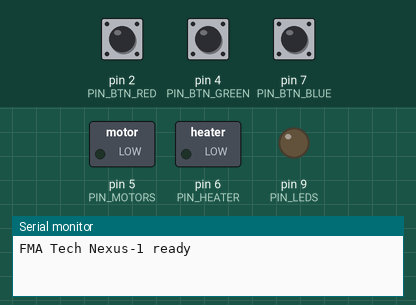
This sketch was run on a simulated Arduino Nano, built with avr-gcc and run on an emulated ATmega328P. Parts: switched loads named in the sketch (green lamp = pin HIGH), output pins drawn as LEDs (lit = HIGH), the last lines printed to the serial monitor. Dashed ring = blinking. The inputs (shaded band) are chosen by the test bench; at power-on: pin 2 (PIN_BTN_RED) HIGH, pin 4 (PIN_BTN_GREEN) HIGH, pin 7 (PIN_BTN_BLUE) HIGH.

Above: at 1.2 s.
1.3 s: pin 2 (PIN_BTN_RED) pulled LOW for 0.15 s
At 2.6 s:
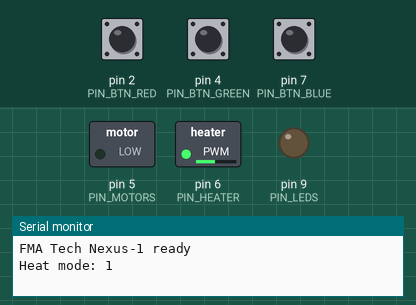
2.9 s: pin 4 (PIN_BTN_GREEN) pulled LOW for 0.15 s
At 4.1 s:
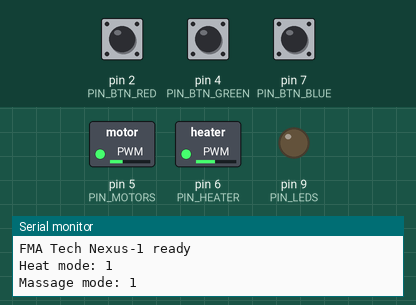
4.5 s: pin 7 (PIN_BTN_BLUE) pulled LOW for 0.15 s
At 5.3 s:
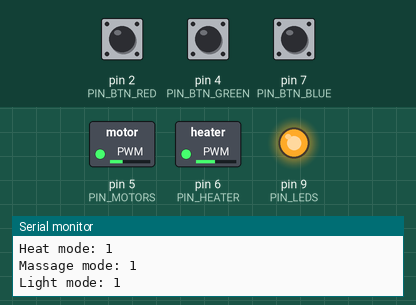
6.1 s: pin 2 (PIN_BTN_RED) pulled LOW for 1 s
At 7.8 s:
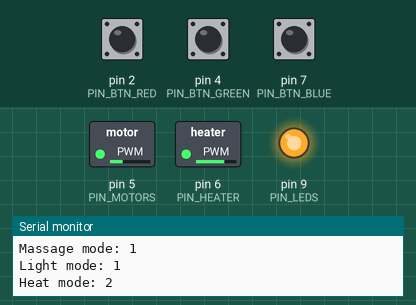
8.6 s: pin 7 (PIN_BTN_BLUE) pulled LOW for 1 s
At 10.32 s:
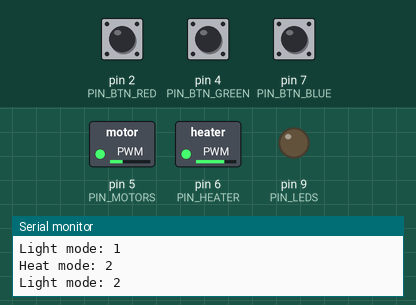
12.6 s: pin 2 (PIN_BTN_RED) pulled LOW for 0.15 s
At 13.47 s:
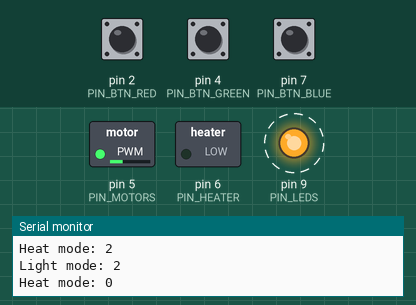
Timing chart, 0 to 16.6 s (numbered marks = the images above; inputs shaded):
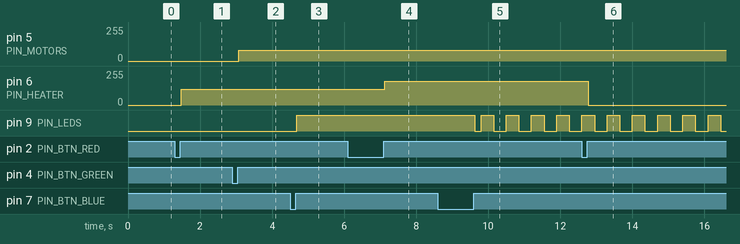

Measured:
- after the input at 1.3 s, pin 6 (PIN_HEATER): 0/255 → 120/255 after 0.18 s
- after the input at 2.9 s, pin 5 (PIN_MOTORS): 0/255 → 80/255 after 0.18 s
- after the input at 4.5 s, pin 9 (PIN_LEDS): LOW → HIGH after 0.18 s
- after the input at 6.1 s, pin 6 (PIN_HEATER): 120/255 → 180/255 after 1.0 s
- after the input at 8.6 s, pin 9 (PIN_LEDS): HIGH → LOW after 1.0 s, then repeats every 0.70 s: HIGH 0.35 s, LOW 0.35 s
- after the input at 12.6 s, pin 6 (PIN_HEATER): 180/255 → 0/255 after 0.18 s

The sketch:

nexus1.ino
```cpp
/*
 * FMA Tech — Nexus-1 Smart Glove firmware
 * Board: Arduino Nano (ATmega328P), 5V supply, common GND for all parts.
 *
 * Buttons (to GND, internal pull-ups):
 *   RED   -> D2  : heat     OFF -> WARM -> HOT -> OFF
 *   GREEN -> D4  : massage  OFF -> LOW -> MEDIUM -> HIGH -> PULSE -> OFF
 *   BLUE  -> D7  : lights   OFF -> STEADY -> BLINK -> BREATHE -> OFF
 *   Hold any button for 2 seconds -> everything OFF.
 *
 * Outputs (PWM, each through a logic-level N-MOSFET — never drive the
 * loads straight from the pins, a Nano pin gives ~20mA):
 *   D9  -> yellow COB LED strips, all 5 fingers
 *   D5  -> vibration / massage motors (flyback diode across each motor)
 *   D6  -> 5V heating element at the wrist
 *
 * Optional: 10k NTC thermistor on A0 (divider with a 10k resistor to 5V)
 * placed next to the heater. Set USE_THERMISTOR to 1 to hold a steady
 * temperature; without it the heater runs at a fixed, capped duty cycle.
 */

// ---------- Pins ----------
const uint8_t PIN_BTN_RED   = 2;
const uint8_t PIN_BTN_GREEN = 4;
const uint8_t PIN_BTN_BLUE  = 7;

const uint8_t PIN_LEDS   = 9;
const uint8_t PIN_MOTORS = 5;
const uint8_t PIN_HEATER = 6;
const uint8_t PIN_THERM  = A0;

// ---------- Settings ----------
#define USE_THERMISTOR 0

const unsigned long DEBOUNCE_MS   = 30;
const unsigned long LONG_PRESS_MS = 2000;

// Massage strength (PWM 0-255). Coin vibration motors are usually rated
// for 3V, so the top level stays around 160 (~3V average from a 5V supply).
const uint8_t MOTOR_LOW    = 80;
const uint8_t MOTOR_MEDIUM = 120;
const uint8_t MOTOR_HIGH   = 160;

// Heat. Skin-safe: target never above 42°C, and the heater switches itself
// off after HEAT_TIMEOUT_MS so it can't be left on by accident.
const uint8_t       HEAT_DUTY_WARM  = 120;   // open-loop duty (no thermistor)
const uint8_t       HEAT_DUTY_HOT   = 180;   // hard cap on duty in all modes
const float         HEAT_TARGET_WARM = 38.0; // °C (thermistor mode)
const float         HEAT_TARGET_HOT  = 41.0;
const float         HEAT_MAX_C       = 43.0; // above this: heater off, always
const unsigned long HEAT_TIMEOUT_MS  = 20UL * 60UL * 1000UL;

// LED brightness and effect timing
const uint8_t       LED_MAX        = 255;
const unsigned long BLINK_HALF_MS  = 350;
const unsigned long BREATHE_PERIOD = 3000;

// ---------- Modes ----------
enum HeatMode    { HEAT_OFF, HEAT_WARM, HEAT_HOT, HEAT_COUNT };
enum MassageMode { MASSAGE_OFF, MASSAGE_LOW, MASSAGE_MEDIUM, MASSAGE_HIGH, MASSAGE_PULSE, MASSAGE_COUNT };
enum LightMode   { LIGHT_OFF, LIGHT_STEADY, LIGHT_BLINK, LIGHT_BREATHE, LIGHT_COUNT };

HeatMode    heatMode    = HEAT_OFF;
MassageMode massageMode = MASSAGE_OFF;
LightMode   lightMode   = LIGHT_OFF;

unsigned long heatStartedAt = 0;

// ---------- Buttons ----------
struct Button {
  uint8_t pin;
  bool stable;              // debounced level (true = pressed)
  bool lastRaw;
  unsigned long changedAt;
  unsigned long pressedAt;
  bool longFired;
};

Button btnRed   = { PIN_BTN_RED,   false, false, 0, 0, false };
Button btnGreen = { PIN_BTN_GREEN, false, false, 0, 0, false };
Button btnBlue  = { PIN_BTN_BLUE,  false, false, 0, 0, false };

// Returns 1 on a short press (fired on release), 2 on a long press
// (fired once while held), 0 otherwise.
uint8_t readButton(Button &b, unsigned long now) {
  bool raw = digitalRead(b.pin) == LOW;
  if (raw != b.lastRaw) {
    b.lastRaw = raw;
    b.changedAt = now;
  }
  if (now - b.changedAt >= DEBOUNCE_MS && raw != b.stable) {
    b.stable = raw;
    if (b.stable) {
      b.pressedAt = now;
      b.longFired = false;
    } else if (!b.longFired) {
      return 1;
    }
  }
  if (b.stable && !b.longFired && now - b.pressedAt >= LONG_PRESS_MS) {
    b.longFired = true;
    return 2;
  }
  return 0;
}

void allOff() {
  heatMode = HEAT_OFF;
  massageMode = MASSAGE_OFF;
  lightMode = LIGHT_OFF;
  analogWrite(PIN_HEATER, 0);
  analogWrite(PIN_MOTORS, 0);
  analogWrite(PIN_LEDS, 0);
}

// ---------- Lights ----------
void updateLights(unsigned long now) {
  uint8_t level = 0;
  switch (lightMode) {
    case LIGHT_OFF:
      level = 0;
      break;
    case LIGHT_STEADY:
      level = LED_MAX;
      break;
    case LIGHT_BLINK:
      level = ((now / BLINK_HALF_MS) % 2 == 0) ? LED_MAX : 0;
      break;
    case LIGHT_BREATHE: {
      // Smooth 0..1..0 cosine wave, squared so it looks even to the eye.
      float phase = (float)(now % BREATHE_PERIOD) / BREATHE_PERIOD;
      float wave = 0.5f - 0.5f * cos(2.0f * PI * phase);
      level = (uint8_t)(wave * wave * LED_MAX);
      break;
    }
    default:
      break;
  }
  analogWrite(PIN_LEDS, level);
}

// ---------- Massage ----------
void updateMassage(unsigned long now) {
  uint8_t level = 0;
  switch (massageMode) {
    case MASSAGE_OFF:    level = 0; break;
    case MASSAGE_LOW:    level = MOTOR_LOW; break;
    case MASSAGE_MEDIUM: level = MOTOR_MEDIUM; break;
    case MASSAGE_HIGH:   level = MOTOR_HIGH; break;
    case MASSAGE_PULSE: {
      // Repeating pattern: short-short-long pulses with changing strength.
      static const uint16_t stepMs[]   = { 200, 150, 200, 150, 600, 500 };
      static const uint8_t  stepLvl[]  = { MOTOR_HIGH, 0, MOTOR_MEDIUM, 0, MOTOR_HIGH, 0 };
      const uint8_t steps = sizeof(stepMs) / sizeof(stepMs[0]);
      unsigned long total = 0;
      for (uint8_t i = 0; i < steps; i++) total += stepMs[i];
      unsigned long t = now % total;
      for (uint8_t i = 0; i < steps; i++) {
        if (t < stepMs[i]) { level = stepLvl[i]; break; }
        t -= stepMs[i];
      }
      break;
    }
    default:
      break;
  }
  analogWrite(PIN_MOTORS, level);
}

// ---------- Heat ----------
#if USE_THERMISTOR
float readTemperatureC() {
  const float R_FIXED = 10000.0, R_NOMINAL = 10000.0, T_NOMINAL = 25.0, BETA = 3950.0;
  int adc = analogRead(PIN_THERM);
  if (adc <= 0 || adc >= 1023) return NAN;   // open / shorted sensor
  float r = R_FIXED * adc / (1023.0 - adc);  // NTC on the GND side
  float k = 1.0 / (log(r / R_NOMINAL) / BETA + 1.0 / (T_NOMINAL + 273.15));
  return k - 273.15;
}
#endif

void updateHeat(unsigned long now) {
  if (heatMode == HEAT_OFF) {
    analogWrite(PIN_HEATER, 0);
    return;
  }
  if (now - heatStartedAt >= HEAT_TIMEOUT_MS) {
    heatMode = HEAT_OFF;
    analogWrite(PIN_HEATER, 0);
    return;
  }

#if USE_THERMISTOR
  static unsigned long lastCheck = 0;
  static uint8_t duty = 0;
  if (now - lastCheck >= 500) {
    lastCheck = now;
    float t = readTemperatureC();
    float target = (heatMode == HEAT_HOT) ? HEAT_TARGET_HOT : HEAT_TARGET_WARM;
    if (isnan(t) || t >= HEAT_MAX_C) {
      duty = 0;                                  // sensor fault or too hot
    } else {
      // Proportional control with 0.5°C hysteresis band near the target.
      float err = target - t;
      if (err <= -0.5) duty = 0;
      else duty = (uint8_t)constrain(err * 60.0 + 40.0, 0, HEAT_DUTY_HOT);
    }
  }
  analogWrite(PIN_HEATER, duty);
#else
  analogWrite(PIN_HEATER, heatMode == HEAT_HOT ? HEAT_DUTY_HOT : HEAT_DUTY_WARM);
#endif
}

// ---------- Main ----------
void setup() {
  pinMode(PIN_BTN_RED, INPUT_PULLUP);
  pinMode(PIN_BTN_GREEN, INPUT_PULLUP);
  pinMode(PIN_BTN_BLUE, INPUT_PULLUP);
  pinMode(PIN_LEDS, OUTPUT);
  pinMode(PIN_MOTORS, OUTPUT);
  pinMode(PIN_HEATER, OUTPUT);
  allOff();
  Serial.begin(9600);
  Serial.println(F("FMA Tech Nexus-1 ready"));
}

void loop() {
  unsigned long now = millis();

  uint8_t red   = readButton(btnRed, now);
  uint8_t green = readButton(btnGreen, now);
  uint8_t blue  = readButton(btnBlue, now);

  if (red == 2 || green == 2 || blue == 2) {
    allOff();
    Serial.println(F("ALL OFF"));
  } else {
    if (red == 1) {
      heatMode = (HeatMode)((heatMode + 1) % HEAT_COUNT);
      heatStartedAt = now;
      Serial.print(F("Heat mode: "));    Serial.println(heatMode);
    }
    if (green == 1) {
      massageMode = (MassageMode)((massageMode + 1) % MASSAGE_COUNT);
      Serial.print(F("Massage mode: ")); Serial.println(massageMode);
    }
    if (blue == 1) {
      lightMode = (LightMode)((lightMode + 1) % LIGHT_COUNT);
      Serial.print(F("Light mode: "));   Serial.println(lightMode);
    }
  }

  updateLights(now);
  updateMassage(now);
  updateHeat(now);
}
```
